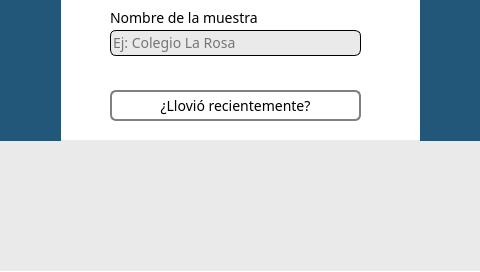
<?xml version="1.0" encoding="UTF-8"?>
<ui version="4.0">
 <class>MainWindow</class>
 <widget class="QMainWindow" name="MainWindow">
  <property name="geometry">
   <rect>
    <x>0</x>
    <y>0</y>
    <width>480</width>
    <height>272</height>
   </rect>
  </property>
  <property name="windowTitle">
   <string>MainWindow</string>
  </property>
  <property name="styleSheet">
   <string notr="true">background-color: white;
font: 14px Poppins;</string>
  </property>
  <widget class="QWidget" name="centralwidget">
   <property name="styleSheet">
    <string notr="true"/>
   </property>
   <widget class="QStackedWidget" name="stackedWidget">
    <property name="geometry">
     <rect>
      <x>0</x>
      <y>0</y>
      <width>481</width>
      <height>271</height>
     </rect>
    </property>
    <property name="currentIndex">
     <number>0</number>
    </property>
    <widget class="QWidget" name="page">
     <widget class="QLineEdit" name="inputPlace">
      <property name="geometry">
       <rect>
        <x>110</x>
        <y>30</y>
        <width>251</width>
        <height>26</height>
       </rect>
      </property>
      <property name="styleSheet">
       <string notr="true">border-color: rgb(0, 0, 0);
border-style: solid;
border-width: 1px;
border-radius: 6px;
background-color: rgb(234, 234, 234);</string>
      </property>
      <property name="maxLength">
       <number>50</number>
      </property>
      <property name="placeholderText">
       <string>Ej: Colegio La Rosa</string>
      </property>
     </widget>
     <widget class="QWidget" name="widgetKeyboard" native="true">
      <property name="geometry">
       <rect>
        <x>0</x>
        <y>140</y>
        <width>480</width>
        <height>135</height>
       </rect>
      </property>
      <property name="styleSheet">
       <string notr="true">background-color: rgb(234, 234, 234);</string>
      </property>
     </widget>
     <widget class="QLabel" name="label">
      <property name="geometry">
       <rect>
        <x>110</x>
        <y>8</y>
        <width>161</width>
        <height>21</height>
       </rect>
      </property>
      <property name="text">
       <string>&lt;html&gt;&lt;head/&gt;&lt;body&gt;&lt;p&gt;Nombre de la muestra&lt;/p&gt;&lt;/body&gt;&lt;/html&gt;</string>
      </property>
     </widget>
     <widget class="QPushButton" name="nextBtn">
      <property name="geometry">
       <rect>
        <x>420</x>
        <y>0</y>
        <width>61</width>
        <height>141</height>
       </rect>
      </property>
      <property name="styleSheet">
       <string notr="true">background-color: #22577a;
color: white;
border: none;</string>
      </property>
      <property name="text">
       <string/>
      </property>
     </widget>
     <widget class="QPushButton" name="itRainedBtn">
      <property name="geometry">
       <rect>
        <x>110</x>
        <y>90</y>
        <width>251</width>
        <height>31</height>
       </rect>
      </property>
      <property name="styleSheet">
       <string notr="true">border-radius: 20px;
border: 2px solid grey;
border-radius: 6px;</string>
      </property>
      <property name="text">
       <string>¿Llovió recientemente?</string>
      </property>
     </widget>
     <widget class="QPushButton" name="backBtn">
      <property name="geometry">
       <rect>
        <x>0</x>
        <y>0</y>
        <width>61</width>
        <height>141</height>
       </rect>
      </property>
      <property name="styleSheet">
       <string notr="true">background-color: #22577a;
color: white;
border: none;</string>
      </property>
      <property name="text">
       <string/>
      </property>
     </widget>
    </widget>
    <widget class="QWidget" name="page_2">
     <widget class="QPushButton" name="prevBtn">
      <property name="geometry">
       <rect>
        <x>30</x>
        <y>230</y>
        <width>111</width>
        <height>31</height>
       </rect>
      </property>
      <property name="styleSheet">
       <string notr="true">border-radius: 20px;
background-color: #00007f;
color: white;
border: none;
border-radius: 15px;
</string>
      </property>
      <property name="text">
       <string>Anterior</string>
      </property>
     </widget>
     <widget class="QPushButton" name="gpsBtn">
      <property name="geometry">
       <rect>
        <x>55</x>
        <y>100</y>
        <width>180</width>
        <height>31</height>
       </rect>
      </property>
      <property name="styleSheet">
       <string notr="true">border-radius: 20px;
background-color: #00007f;
color: white;
border: none;
border-radius: 15px;

</string>
      </property>
      <property name="text">
       <string>Localizar con GPS</string>
      </property>
     </widget>
     <widget class="QLabel" name="label_4">
      <property name="geometry">
       <rect>
        <x>100</x>
        <y>70</y>
        <width>281</width>
        <height>21</height>
       </rect>
      </property>
      <property name="text">
       <string>&lt;html&gt;&lt;head/&gt;&lt;body&gt;&lt;p align=&quot;center&quot;&gt;Latitud, longitud&lt;/p&gt;&lt;/body&gt;&lt;/html&gt;</string>
      </property>
     </widget>
     <widget class="QPushButton" name="saveBtn">
      <property name="geometry">
       <rect>
        <x>339</x>
        <y>230</y>
        <width>111</width>
        <height>31</height>
       </rect>
      </property>
      <property name="styleSheet">
       <string notr="true">border-radius: 20px;
background-color: #00007f;
color: white;
border: none;
border-radius: 15px;

</string>
      </property>
      <property name="text">
       <string>Guardar</string>
      </property>
     </widget>
     <widget class="QPushButton" name="selectFolderBtn">
      <property name="geometry">
       <rect>
        <x>150</x>
        <y>180</y>
        <width>181</width>
        <height>31</height>
       </rect>
      </property>
      <property name="styleSheet">
       <string notr="true">border-radius: 20px;
color: #00007f;
border: 2px solid #00007f;
border-radius: 15px;

</string>
      </property>
      <property name="text">
       <string>Seleccionar carpeta</string>
      </property>
     </widget>
     <widget class="QLabel" name="folderLbl">
      <property name="geometry">
       <rect>
        <x>100</x>
        <y>150</y>
        <width>281</width>
        <height>21</height>
       </rect>
      </property>
      <property name="text">
       <string>&lt;html&gt;&lt;head/&gt;&lt;body&gt;&lt;p align=&quot;center&quot;&gt;Carpeta:&lt;/p&gt;&lt;/body&gt;&lt;/html&gt;</string>
      </property>
     </widget>
     <widget class="QLabel" name="label_2">
      <property name="geometry">
       <rect>
        <x>120</x>
        <y>10</y>
        <width>221</width>
        <height>16</height>
       </rect>
      </property>
      <property name="text">
       <string>Origen o fuente de la muestra</string>
      </property>
     </widget>
     <widget class="QPushButton" name="setManualLocationBtn">
      <property name="geometry">
       <rect>
        <x>245</x>
        <y>100</y>
        <width>180</width>
        <height>31</height>
       </rect>
      </property>
      <property name="styleSheet">
       <string notr="true">border-radius: 20px;
color: #00007f;
border: 2px solid #00007f;
border-radius: 15px;

</string>
      </property>
      <property name="text">
       <string>Ingresar manualmente</string>
      </property>
     </widget>
     <widget class="QPushButton" name="originBtn">
      <property name="geometry">
       <rect>
        <x>119</x>
        <y>30</y>
        <width>241</width>
        <height>31</height>
       </rect>
      </property>
      <property name="styleSheet">
       <string notr="true">border-radius: 20px;
border: 1px solid black;
border-radius: 5px;</string>
      </property>
      <property name="text">
       <string>Escoja una opción</string>
      </property>
     </widget>
    </widget>
    <widget class="QWidget" name="page_3">
     <widget class="QPushButton" name="openCreateFolderBtn">
      <property name="geometry">
       <rect>
        <x>135</x>
        <y>230</y>
        <width>211</width>
        <height>31</height>
       </rect>
      </property>
      <property name="styleSheet">
       <string notr="true">border-radius: 20px;
background-color: #00007f;
color: white;
border: none;
border-radius: 15px;
</string>
      </property>
      <property name="text">
       <string>Crear una nueva carpeta</string>
      </property>
     </widget>
     <widget class="QScrollArea" name="scrollArea">
      <property name="geometry">
       <rect>
        <x>50</x>
        <y>0</y>
        <width>431</width>
        <height>231</height>
       </rect>
      </property>
      <property name="styleSheet">
       <string notr="true">border: opx;</string>
      </property>
      <property name="verticalScrollBarPolicy">
       <enum>Qt::ScrollBarAlwaysOff</enum>
      </property>
      <property name="horizontalScrollBarPolicy">
       <enum>Qt::ScrollBarAlwaysOff</enum>
      </property>
      <property name="widgetResizable">
       <bool>true</bool>
      </property>
      <widget class="QWidget" name="scrollAreaWidgetContents">
       <property name="geometry">
        <rect>
         <x>0</x>
         <y>0</y>
         <width>431</width>
         <height>231</height>
        </rect>
       </property>
      </widget>
     </widget>
     <widget class="QSlider" name="verticalSlider">
      <property name="geometry">
       <rect>
        <x>10</x>
        <y>50</y>
        <width>31</width>
        <height>181</height>
       </rect>
      </property>
      <property name="layoutDirection">
       <enum>Qt::LeftToRight</enum>
      </property>
      <property name="styleSheet">
       <string notr="true">QSlider::groove:vertical{ 
    background-color: rgb(234, 234, 234);
    width: 30px;
    border-radius: 10px;
}

QSlider::handle:vertical { 
    background-color: #00007f;
   	width: 20px;
	height: 50px;
	margin-top: 0px; 
	margin-bottom: 0px;
    border-radius: 10px;
}

QSlider{
    background-color: rgb(234, 234, 234);
    border-radius: 10px;
}
</string>
      </property>
      <property name="minimum">
       <number>0</number>
      </property>
      <property name="maximum">
       <number>99</number>
      </property>
      <property name="pageStep">
       <number>2</number>
      </property>
      <property name="value">
       <number>0</number>
      </property>
      <property name="sliderPosition">
       <number>0</number>
      </property>
      <property name="tracking">
       <bool>true</bool>
      </property>
      <property name="orientation">
       <enum>Qt::Vertical</enum>
      </property>
      <property name="invertedAppearance">
       <bool>true</bool>
      </property>
      <property name="invertedControls">
       <bool>true</bool>
      </property>
     </widget>
     <widget class="QLabel" name="emptyFoldersNoticeLbl">
      <property name="geometry">
       <rect>
        <x>90</x>
        <y>30</y>
        <width>351</width>
        <height>81</height>
       </rect>
      </property>
      <property name="styleSheet">
       <string notr="true">color: grey;
font-size: 24px;</string>
      </property>
      <property name="text">
       <string>No hay carpetas guardadas</string>
      </property>
     </widget>
    </widget>
    <widget class="QWidget" name="page_4">
     <widget class="QLabel" name="label_7">
      <property name="geometry">
       <rect>
        <x>120</x>
        <y>38</y>
        <width>61</width>
        <height>21</height>
       </rect>
      </property>
      <property name="text">
       <string>&lt;html&gt;&lt;head/&gt;&lt;body&gt;&lt;p&gt;Nombre&lt;/p&gt;&lt;/body&gt;&lt;/html&gt;</string>
      </property>
     </widget>
     <widget class="QLineEdit" name="folderName">
      <property name="geometry">
       <rect>
        <x>120</x>
        <y>60</y>
        <width>241</width>
        <height>26</height>
       </rect>
      </property>
      <property name="styleSheet">
       <string notr="true">border-color: rgb(0, 0, 0);
border-style: solid;
border-width: 1px;
border-radius: 6px;
font: 14px &quot;Poppins&quot;;
background-color: rgb(234, 234, 234);</string>
      </property>
      <property name="text">
       <string/>
      </property>
      <property name="maxLength">
       <number>50</number>
      </property>
      <property name="placeholderText">
       <string>Ej: Muestras Colegio La Rosa</string>
      </property>
     </widget>
     <widget class="QLabel" name="label_8">
      <property name="geometry">
       <rect>
        <x>190</x>
        <y>10</y>
        <width>111</width>
        <height>21</height>
       </rect>
      </property>
      <property name="styleSheet">
       <string notr="true"/>
      </property>
      <property name="text">
       <string>&lt;html&gt;&lt;head/&gt;&lt;body&gt;&lt;p align=&quot;right&quot;&gt;Nueva carpeta&lt;/p&gt;&lt;/body&gt;&lt;/html&gt;</string>
      </property>
     </widget>
     <widget class="QWidget" name="widgetKeyboard2" native="true">
      <property name="geometry">
       <rect>
        <x>0</x>
        <y>140</y>
        <width>480</width>
        <height>135</height>
       </rect>
      </property>
      <property name="styleSheet">
       <string notr="true">background-color: rgb(234, 234, 234);</string>
      </property>
     </widget>
     <widget class="QPushButton" name="createFolderBtn">
      <property name="geometry">
       <rect>
        <x>360</x>
        <y>100</y>
        <width>111</width>
        <height>31</height>
       </rect>
      </property>
      <property name="styleSheet">
       <string notr="true">border-radius: 20px;
background-color: #00007f;
color: white;
border: none;
border-radius: 15px;
</string>
      </property>
      <property name="text">
       <string>Crear</string>
      </property>
     </widget>
    </widget>
   </widget>
  </widget>
 </widget>
 <resources/>
 <connections/>
</ui>
